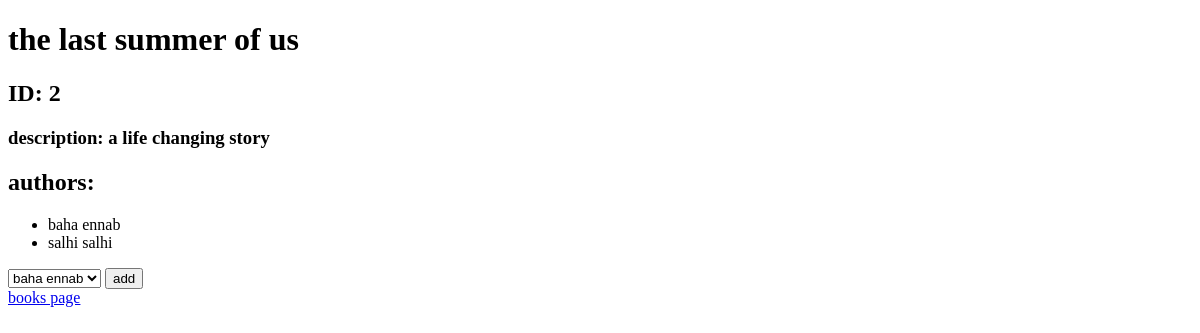
The page /display_book_details/2 on the database as committed earlier.
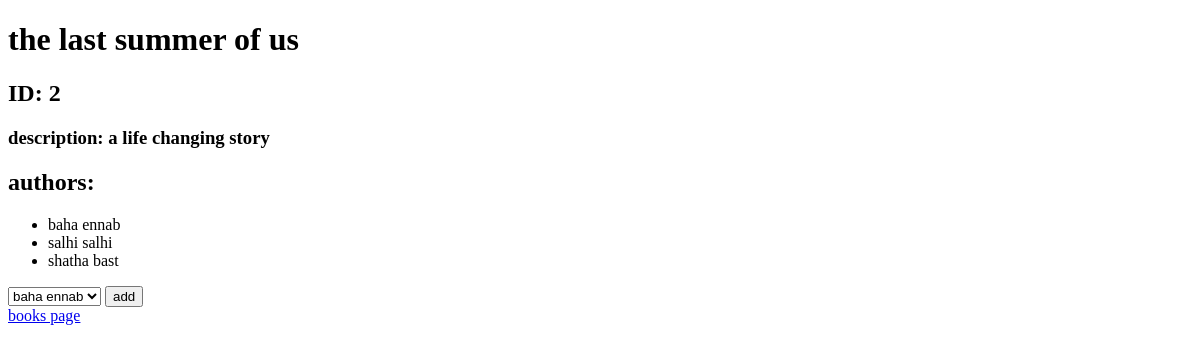
The same page on the database as committed later.
### tempapp/models.py (models this page shows, shortened)
class Authors(models.Model):
    first_name= models.CharField(max_length=255)
    last_name= models.TextField()
    notes=models.TextField()
    created_at= models.DateTimeField(auto_now_add=True)
    updated_at = models.DateTimeField(auto_now=True)
    def display_authors():
        return Authors.objects.all()

### tempapp/views.py (the view)
# urls.py: path('display_book_details/<int:bookid>', views.display_book_details),
def display_book_details(request,bookid):
    context={
        'books':models.Books.objects.get(id=bookid),
        'authors':models.Authors.display_authors()
    }
    return render(request,'books_details.html',context)

### tempapp/templates/books_details.html (shortened to what this page needs)
<!DOCTYPE html>
<html lang="en">
<head>
</head>
<body>
    <h1>{{books.title}}</h1>
    <label for="ID:"><h2>ID: {{books.id}}</h2></label>
    <label for="description"><h3>description: {{books.description}}</h3></label>
    <label for="authors"><h2>authors:</h2></label>
    <ul>
        {%for author in books.authors.all%}
        <li>
            {{author.first_name}} {{author.last_name}}
        </li>
        {%endfor%}
    </ul>
    <form action="/add_author_to_book/{{books.id}}" method="post">
        <select name="select_author">
            {%for author in authors%}
            <option value="{{author.id}}">{{author.first_name}} {{author.last_name}}</option>
            {%endfor%}
        </select>
        <input type="submit" value="add">
    </form>
    <a href="/">books page</a>
</body>
</html>

Rows that differ between the two databases and show on the page:
added Authors: first_name "shatha", last_name "bast"
